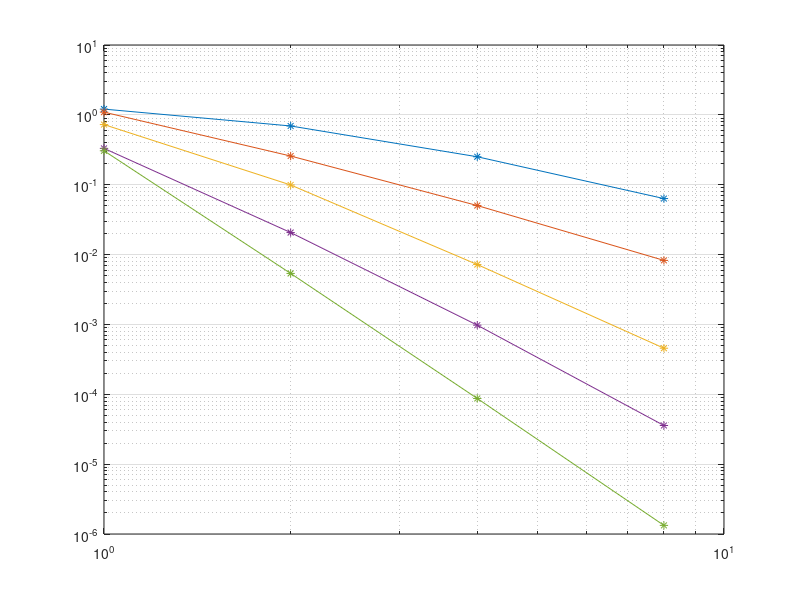

The MATLAB source for this figure:
close all;
clear all;

%% l2 [Mesh][Order]

%% Sin(10x) + Sin(10y) + Sin(10z)


l2 = zeros(4, 5);

%% log_0_*
l2(0 + 1, 1) = +1.209063e+00; 
l2(0 + 1, 2) = +1.093649e+00; 
l2(0 + 1, 3) = +7.258179e-01; 
l2(0 + 1, 4) = +3.311431e-01; 
l2(0 + 1, 5) = +3.061368e-01; 

%% log_1_*
l2(1 + 1, 1) = +6.934718e-01; 
l2(1 + 1, 2) = +2.574699e-01; 
l2(1 + 1, 3) = +9.919870e-02; 
l2(1 + 1, 4) = +2.066949e-02; 
l2(1 + 1, 5) = +5.372951e-03; 

%% log_2_*
l2(2 + 1, 1) = +2.512674e-01; 
l2(2 + 1, 2) = +5.033066e-02; 
l2(2 + 1, 3) = +7.196701e-03; 
l2(2 + 1, 4) = +9.757486e-04; 
l2(2 + 1, 5) = +8.712885e-05; 

%% log_3_*
l2(3 + 1, 1) = +6.334412e-02; 
l2(3 + 1, 2) = +8.256671e-03; 
l2(3 + 1, 3) = +4.566923e-04; 
l2(3 + 1, 4) = +3.575723e-05; 
l2(3 + 1, 5) = +1.328543e-06; 

%% log_4_*
%l2(4 + 1, 1) = +1.391785e-02; 
%l2(4 + 1, 2) = +1.250348e-03; 
%l2(4 + 1, 3) = +2.527752e-05; 


h = [1, 1/2, 1/4, 1/8];% 1/16];
p = [1:5];

P = size(p, 2);
H = size(h, 2);

delta = zeros(H - 1, P);

for i = 1:H-1
    delta(i, :) = ...
        (log10(l2(i + 1, :)) - log10(l2(i, :))) / ...
        (log10(1/h(i + 1))   - log10(1/h(i)));
end

delta'

figure;
loglog(1./h, l2, '-*');
grid;
